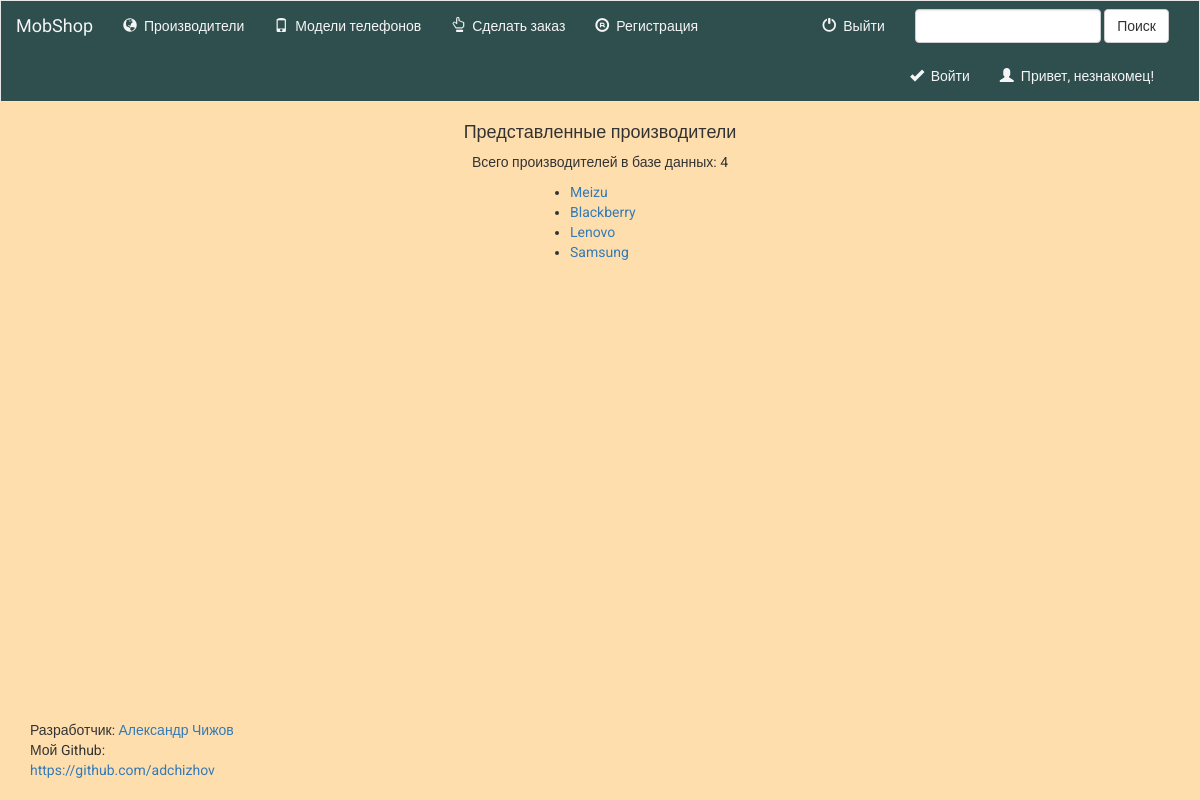
The page /eshop/manufacturers/ on the database its author committed.
### eshop/models.py (models this page shows, shortened)
@python_2_unicode_compatible
class Manufacturer(models.Model):
    manufacturer_name = models.CharField(max_length=50, unique=True, blank=True, help_text='Пример: Meizu')
    manufacturer_info = models.CharField(max_length=3000)
    class Meta:
        verbose_name = 'Производитель'
        verbose_name_plural = 'Производители'

### eshop/views.py (the view)
class ManufacturersView(generic.ListView):
    template_name = 'eshop/manufacturers.html'
    context_object_name = 'all_manufacturers'
    def get_context_data(self, **kwargs):
        context = super(ManufacturersView, self).get_context_data(**kwargs)
        context['count_manufacturers'] = Manufacturer.objects.count()
        return context
    def get_queryset(self):
        return Manufacturer.objects.all()

### eshop/templates/eshop/manufacturers.html (shortened to what this page needs)
{% extends 'eshop/_base.html' %}
{% load static %}
{% block content %}
    <h4 align="center">Представленные производители</h4>
    <p align="center">Всего производителей в базе данных: {{ count_manufacturers }}</p>
    <div class="center">
        {% if all_manufacturers %}
            <ul>
                {% for manu in all_manufacturers %}
                    <li><a href="{% url 'eshop:manufacturer_detail' manu.id %}">{{ manu.manufacturer_name }}</a></li>
                {% endfor %}
            </ul>
        {% else %}
            <strong>Производители отсутствуют!</strong>
        {% endif %}
    </div>
{% endblock %}

### eshop/static/eshop/style.css (style rules this page uses)
html { background-color: navajowhite; -webkit-background-size: cover; -moz-background-size: cover; -o-background-size: cover; background-size: cover; }
body { background-color: navajowhite; font-family: 'Roboto', sans-serif; }
.center { width:140px; margin:0 auto; text-align:left; }

### rows shown on the page
Manufacturer: manufacturer_name "Meizu"
Manufacturer: manufacturer_name "Blackberry"
Manufacturer: manufacturer_name "Lenovo"
Manufacturer: manufacturer_name "Samsung"

### other values the page prints
{{ count_manufacturers }} "4"
